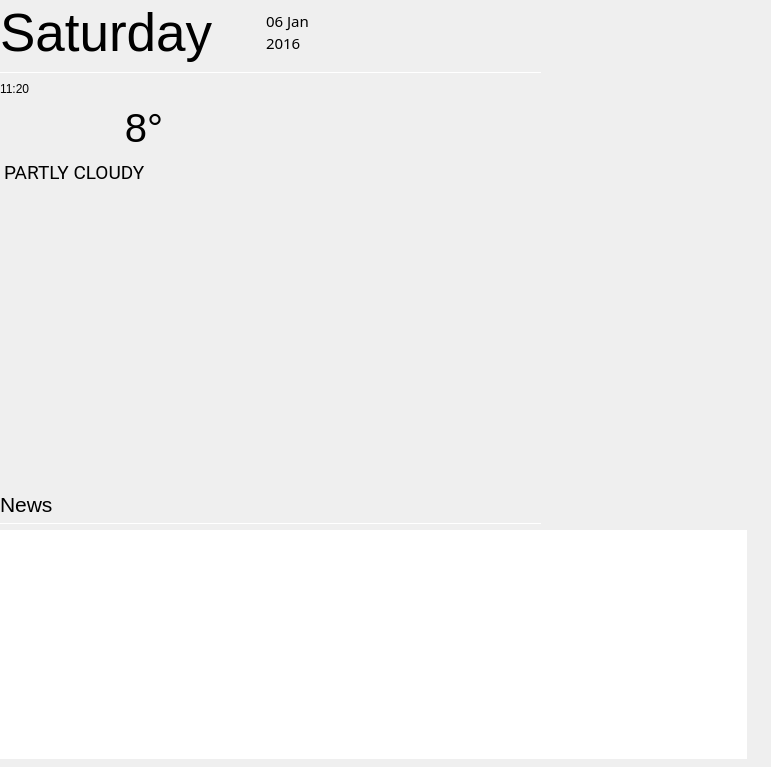
<?xml version="1.0" encoding="UTF-8"?>
<ui version="4.0">
 <class>Form</class>
 <widget class="QWidget" name="Form">
  <property name="geometry">
   <rect>
    <x>0</x>
    <y>0</y>
    <width>771</width>
    <height>767</height>
   </rect>
  </property>
  <property name="windowTitle">
   <string>Form</string>
  </property>
  <property name="styleSheet">
   <string notr="true">QWidget{background-color:black;color:white;}QLabel{font-size:50pt;font-family:}
font: 25 8pt &quot;HP Simplified Light&quot;;
</string>
  </property>
  <widget class="QWidget" name="layoutWidget">
   <property name="geometry">
    <rect>
     <x>0</x>
     <y>0</y>
     <width>747</width>
     <height>759</height>
    </rect>
   </property>
   <layout class="QGridLayout" name="globalGrid">
    <item row="0" column="0" rowspan="2" colspan="3">
     <widget class="QLabel" name="dayLabel">
      <property name="font">
       <font>
        <pointsize>40</pointsize>
       </font>
      </property>
      <property name="styleSheet">
       <string notr="true">font-size:40pt</string>
      </property>
      <property name="text">
       <string>Saturday</string>
      </property>
     </widget>
    </item>
    <item row="4" column="1">
     <widget class="QLabel" name="tempLabel">
      <property name="styleSheet">
       <string notr="true">font-size:30pt</string>
      </property>
      <property name="text">
       <string>8°</string>
      </property>
      <property name="alignment">
       <set>Qt::AlignRight|Qt::AlignTrailing|Qt::AlignVCenter</set>
      </property>
     </widget>
    </item>
    <item row="2" column="0" colspan="4">
     <widget class="Line" name="line">
      <property name="maximumSize">
       <size>
        <width>16777215</width>
        <height>1</height>
       </size>
      </property>
      <property name="styleSheet">
       <string notr="true">background-color:white</string>
      </property>
      <property name="orientation">
       <enum>Qt::Horizontal</enum>
      </property>
     </widget>
    </item>
    <item row="4" column="0">
     <widget class="QLabel" name="imgLabel">
      <property name="styleSheet">
       <string notr="true">background-color:transparent</string>
      </property>
      <property name="text">
       <string/>
      </property>
      <property name="pixmap">
       <pixmap>E:/Downloads/cloud (1).png</pixmap>
      </property>
     </widget>
    </item>
    <item row="3" column="0" colspan="3">
     <widget class="QLabel" name="timeLabel">
      <property name="text">
       <string>11:20</string>
      </property>
      <property name="alignment">
       <set>Qt::AlignLeading|Qt::AlignLeft|Qt::AlignVCenter</set>
      </property>
     </widget>
    </item>
    <item row="7" column="0">
     <widget class="QLabel" name="label_2">
      <property name="minimumSize">
       <size>
        <width>0</width>
        <height>0</height>
       </size>
      </property>
      <property name="maximumSize">
       <size>
        <width>70</width>
        <height>16777215</height>
       </size>
      </property>
      <property name="styleSheet">
       <string notr="true">font-size:16pt</string>
      </property>
      <property name="text">
       <string>News</string>
      </property>
     </widget>
    </item>
    <item row="8" column="0" colspan="4">
     <widget class="Line" name="line_3">
      <property name="maximumSize">
       <size>
        <width>16777215</width>
        <height>1</height>
       </size>
      </property>
      <property name="styleSheet">
       <string notr="true">background-color:white</string>
      </property>
      <property name="orientation">
       <enum>Qt::Horizontal</enum>
      </property>
     </widget>
    </item>
    <item row="1" column="3">
     <widget class="QTextBrowser" name="dateBrowser">
      <property name="maximumSize">
       <size>
        <width>99999</width>
        <height>60</height>
       </size>
      </property>
      <property name="font">
       <font>
        <family>Microsoft JhengHei Light</family>
        <pointsize>11</pointsize>
       </font>
      </property>
      <property name="styleSheet">
       <string notr="true">font-size:11pt;font-family:&quot;Microsoft JhengHei Light&quot;;background-color:transparent</string>
      </property>
      <property name="frameShape">
       <enum>QFrame::NoFrame</enum>
      </property>
      <property name="frameShadow">
       <enum>QFrame::Plain</enum>
      </property>
      <property name="lineWidth">
       <number>0</number>
      </property>
      <property name="verticalScrollBarPolicy">
       <enum>Qt::ScrollBarAlwaysOff</enum>
      </property>
      <property name="horizontalScrollBarPolicy">
       <enum>Qt::ScrollBarAlwaysOff</enum>
      </property>
      <property name="html">
       <string>&lt;!DOCTYPE HTML PUBLIC &quot;-//W3C//DTD HTML 4.0//EN&quot; &quot;http://www.w3.org/TR/REC-html40/strict.dtd&quot;&gt;
&lt;html&gt;&lt;head&gt;&lt;meta name=&quot;qrichtext&quot; content=&quot;1&quot; /&gt;&lt;style type=&quot;text/css&quot;&gt;
p, li { white-space: pre-wrap; }
&lt;/style&gt;&lt;/head&gt;&lt;body style=&quot; font-family:'Microsoft JhengHei Light'; font-size:11pt; font-weight:400; font-style:normal;&quot;&gt;
&lt;p style=&quot; margin-top:0px; margin-bottom:0px; margin-left:0px; margin-right:0px; -qt-block-indent:0; text-indent:0px;&quot;&gt;06 Jan&lt;/p&gt;
&lt;p style=&quot; margin-top:0px; margin-bottom:0px; margin-left:0px; margin-right:0px; -qt-block-indent:0; text-indent:0px;&quot;&gt;2016&lt;/p&gt;&lt;/body&gt;&lt;/html&gt;</string>
      </property>
     </widget>
    </item>
    <item row="5" column="0" colspan="3">
     <widget class="QTextBrowser" name="descBrowser">
      <property name="maximumSize">
       <size>
        <width>16777215</width>
        <height>9999999</height>
       </size>
      </property>
      <property name="font">
       <font>
        <family>Roboto</family>
        <pointsize>18</pointsize>
       </font>
      </property>
      <property name="styleSheet">
       <string notr="true">background-color:transparent; font-size:18pt;font-family:&quot;Roboto&quot;</string>
      </property>
      <property name="frameShape">
       <enum>QFrame::NoFrame</enum>
      </property>
      <property name="frameShadow">
       <enum>QFrame::Plain</enum>
      </property>
      <property name="lineWidth">
       <number>0</number>
      </property>
      <property name="verticalScrollBarPolicy">
       <enum>Qt::ScrollBarAlwaysOff</enum>
      </property>
      <property name="html">
       <string>&lt;!DOCTYPE HTML PUBLIC &quot;-//W3C//DTD HTML 4.0//EN&quot; &quot;http://www.w3.org/TR/REC-html40/strict.dtd&quot;&gt;
&lt;html&gt;&lt;head&gt;&lt;meta name=&quot;qrichtext&quot; content=&quot;1&quot; /&gt;&lt;style type=&quot;text/css&quot;&gt;
p, li { white-space: pre-wrap; }
&lt;/style&gt;&lt;/head&gt;&lt;body style=&quot; font-family:'Roboto'; font-size:18pt; font-weight:400; font-style:normal;&quot;&gt;
&lt;p style=&quot; margin-top:0px; margin-bottom:0px; margin-left:0px; margin-right:0px; -qt-block-indent:0; text-indent:0px;&quot;&gt;&lt;span style=&quot; font-family:'Microsoft JhengHei Light'; font-size:14pt;&quot;&gt;PARTLY CLOUDY&lt;/span&gt;&lt;/p&gt;&lt;/body&gt;&lt;/html&gt;</string>
      </property>
     </widget>
    </item>
    <item row="3" column="4">
     <spacer name="horizontalSpacer">
      <property name="orientation">
       <enum>Qt::Horizontal</enum>
      </property>
      <property name="sizeType">
       <enum>QSizePolicy::Minimum</enum>
      </property>
      <property name="sizeHint" stdset="0">
       <size>
        <width>200</width>
        <height>20</height>
       </size>
      </property>
     </spacer>
    </item>
    <item row="9" column="0" colspan="5">
     <widget class="QTextBrowser" name="newsBrowser">
      <property name="minimumSize">
       <size>
        <width>0</width>
        <height>200</height>
       </size>
      </property>
      <property name="styleSheet">
       <string notr="true">font-size:10pt</string>
      </property>
      <property name="frameShape">
       <enum>QFrame::NoFrame</enum>
      </property>
      <property name="frameShadow">
       <enum>QFrame::Plain</enum>
      </property>
      <property name="verticalScrollBarPolicy">
       <enum>Qt::ScrollBarAlwaysOff</enum>
      </property>
      <property name="horizontalScrollBarPolicy">
       <enum>Qt::ScrollBarAsNeeded</enum>
      </property>
     </widget>
    </item>
    <item row="6" column="0">
     <spacer name="verticalSpacer">
      <property name="orientation">
       <enum>Qt::Vertical</enum>
      </property>
      <property name="sizeType">
       <enum>QSizePolicy::Minimum</enum>
      </property>
      <property name="sizeHint" stdset="0">
       <size>
        <width>20</width>
        <height>100</height>
       </size>
      </property>
     </spacer>
    </item>
   </layout>
  </widget>
 </widget>
 <resources/>
 <connections/>
</ui>
